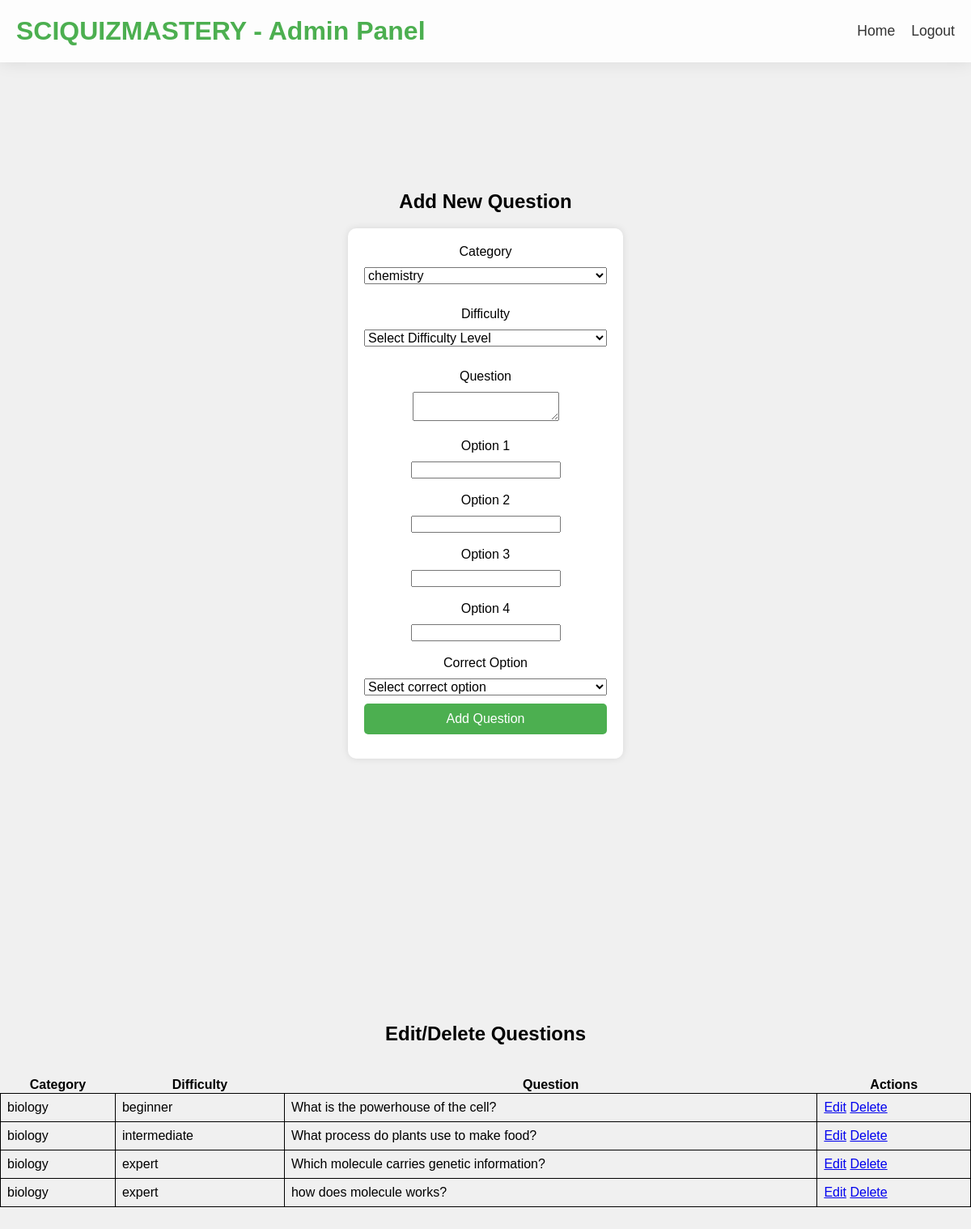
Page /admin_home.php on the committed database.
### tables this page shows
CREATE TABLE `questions` (
  `id` int(11) NOT NULL,
  `category` varchar(50) DEFAULT NULL,
  `difficulty` varchar(50) DEFAULT NULL,
  `question` text DEFAULT NULL,
  `option1` varchar(255) DEFAULT NULL,
  `option2` varchar(255) DEFAULT NULL,
  `option3` varchar(255) DEFAULT NULL,
  `option4` varchar(255) DEFAULT NULL,
  `correct_option` int(11) DEFAULT NULL
);

### admin_home.php (the view, shortened to what this page needs)
<?php
$host = 'localhost';
$db = 'webapp';
$user = 'root';
$pass = '';
$conn = new mysqli($host, $user, $pass, $db);
$question = $category = $difficulty = $option1 = $option2 = $option3 = $option4 = $correct_option = "";
$sql = "SELECT * FROM questions";
$result = $conn->query($sql);
$questions = [];
if ($result->num_rows > 0) {
    while ($row = $result->fetch_assoc()) {
        $questions[] = $row;
    }
}
?>
<!DOCTYPE html>
<html lang="en">
<head>
    <link rel="stylesheet" href="styles.css">
    <link rel="stylesheet" href="header.css">
</head>
<body>
    <header>
        <div class="header-container">
            <h1>SCIQUIZMASTERY - Admin Panel</h1>
            <nav>
                <ul>
                    <li><a href="index.php">Home</a></li>
                    <li><a href="logout.php">Logout</a></li>
                </ul>
            </nav>
        </div>
    </header>
    <main>
        <br>
        <br>
        <br>
        <br>
        <br>
        <div class="container">
            <br>
            <h2>Add New Question</h2>
            <form action="add-question.php" method="post">
                <div class="form-group">
                    <label>Category</label>
                    <select name="category">
                        <option value="chemistry">chemistry</option>
                    </select>
                </div>
                <br>
                <div class="form-group">
                    <label>Difficulty</label>
                    <select name="difficulty">
                        <option value="">Select Difficulty Level</option>
                    </select>
                </div>
                <br>
                <div class="form-group">
                    <label>Question</label>
                    <textarea name="question"><?php echo $question; ?></textarea>
                </div>
                <br>
                <div class="form-group">
                    <label>Option 1</label>
                    <input type="text" name="option1" value="<?php echo $option1; ?>">
                </div>
                <br>
                <div class="form-group">
                    <label>Option 2</label>
                    <input type="text" name="option2" value="<?php echo $option2; ?>">
                </div>
                <br>
                <div class="form-group">
                    <label>Option 3</label>
                    <input type="text" name="option3" value="<?php echo $option3; ?>">
                </div>
                <br>
                <div class="form-group">
                    <label>Option 4</label>
                    <input type="text" name="option4" value="<?php echo $option4; ?>">
                </div>
                <br>
                <div class="form-group">
                    <label>Correct Option</label>
                    <select name="correct_option">
                        <option value="">Select correct option</option>
                    </select>
                </div>
                <div class="form-group">
                    <button type="submit">Add Question</button>
                </div>
            </form>
        </div>
        <div class="container">
            <h2>Edit/Delete Questions</h2>
            <table>
                <tr>
                    <th>Category</th>
                    <th>Difficulty</th>
                    <th>Question</th>
                    <th>Actions</th>
                </tr>
                <?php foreach ($questions as $q): ?>
                    <tr>
                        <td><?php echo $q['category']; ?></td>
                        <td><?php echo $q['difficulty']; ?></td>
                        <td><?php echo $q['question']; ?></td>
                        <td>
                            <a href="edit_question.php?id=<?php echo $q['id']; ?>">Edit</a>
                            <a href="delete_question.php?id=<?php echo $q['id']; ?>">Delete</a>
                        </td>
                    </tr>
                <?php endforeach; ?>
            </table>
        </div>
    </main>
</body>
</html>

### styles.css (style rules this page uses)
body { font-family: Arial, sans-serif; margin: 0; padding: 0; background-color: #f0f0f0; }
.container { display: flex; flex-direction: column; align-items: center; justify-content: center; height: 100vh; text-align: center; }
h1 { font-size: 2.5em; margin-bottom: 20px; }
form { background: white; padding: 20px; border-radius: 10px; box-shadow: 0 0 10px rgba(0, 0, 0, 0.1); width: 300px; }
label, select, button { display: block; width: 100%; margin-bottom: 10px; font-size: 1em; }
button { padding: 10px; background-color: #4CAF50; color: white; border: none; border-radius: 5px; cursor: pointer; }
table { width: 100%; border-collapse: collapse; margin-top: 20px; }
.table th, table td { border: 1px solid black; padding: 8px; text-align: left; }

### header.css (style rules this page uses)
.header-container { background: rgba(255, 255, 255, 0.9); padding: 20px; display: flex; justify-content: space-between; align-items: center; box-shadow: 0 0 20px rgba(0, 0, 0, 0.1); }
.header-container h1 { margin: 0; font-size: 2em; color: #4CAF50; }
.header-container nav ul { list-style-type: none; margin: 0; padding: 0; display: flex; }
.header-container nav ul li { margin-left: 20px; }
.header-container nav ul li a { text-decoration: none; color: #333; font-size: 1.1em; transition: color 0.3s ease; }

### rows in the picture
questions: category "biology", difficulty "beginner", question "What is the powerhouse of the cell?"
questions: category "biology", difficulty "intermediate", question "What process do plants use to make food?"
questions: category "biology", difficulty "expert", question "Which molecule carries genetic information?"
questions: category "biology", difficulty "expert", question "how does molecule works?"
